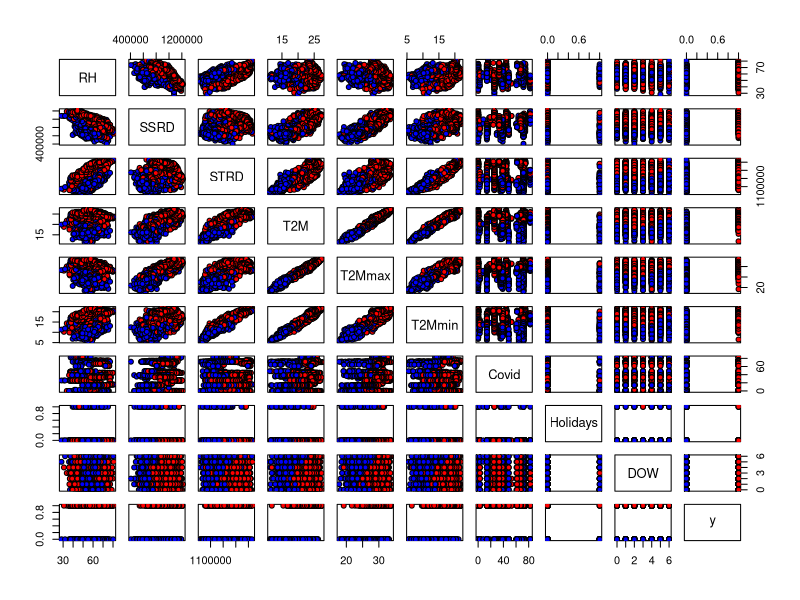
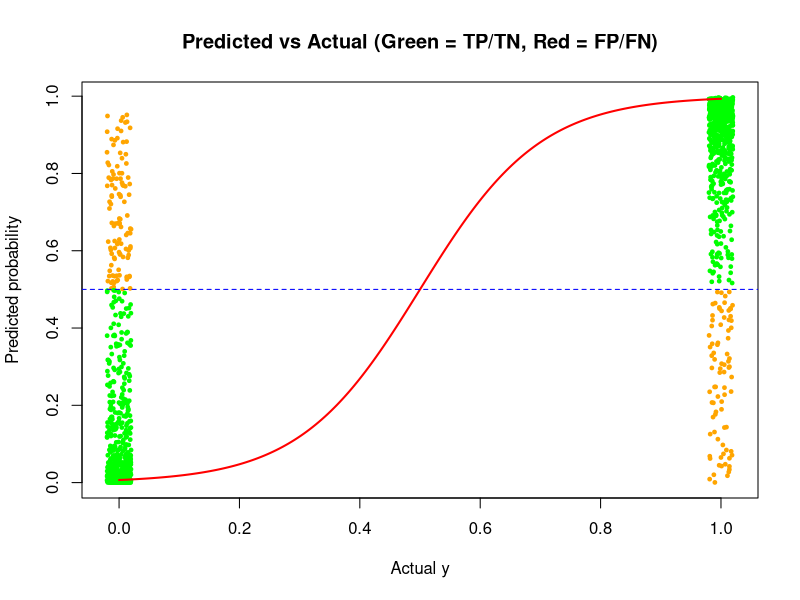
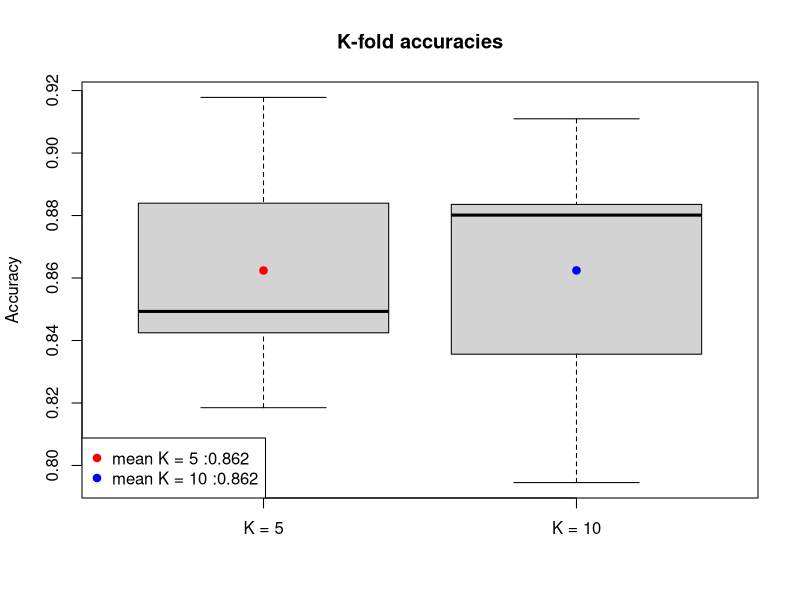
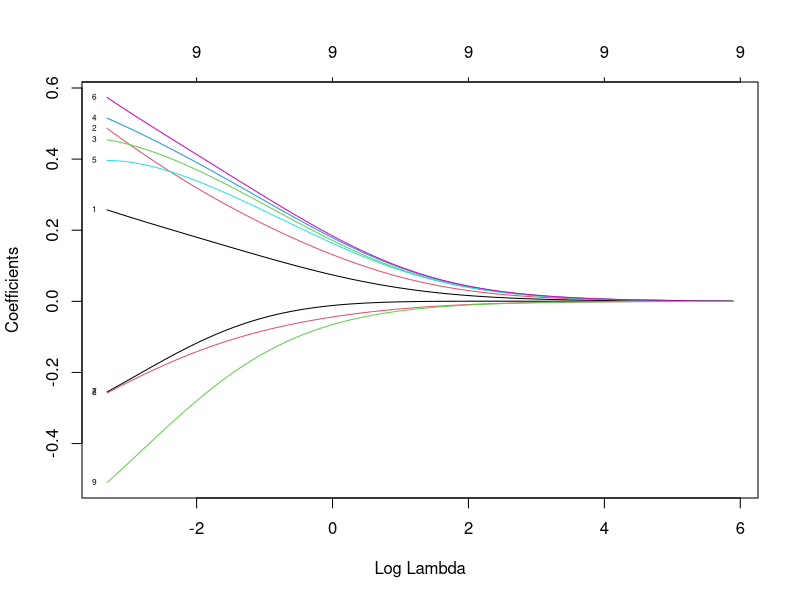
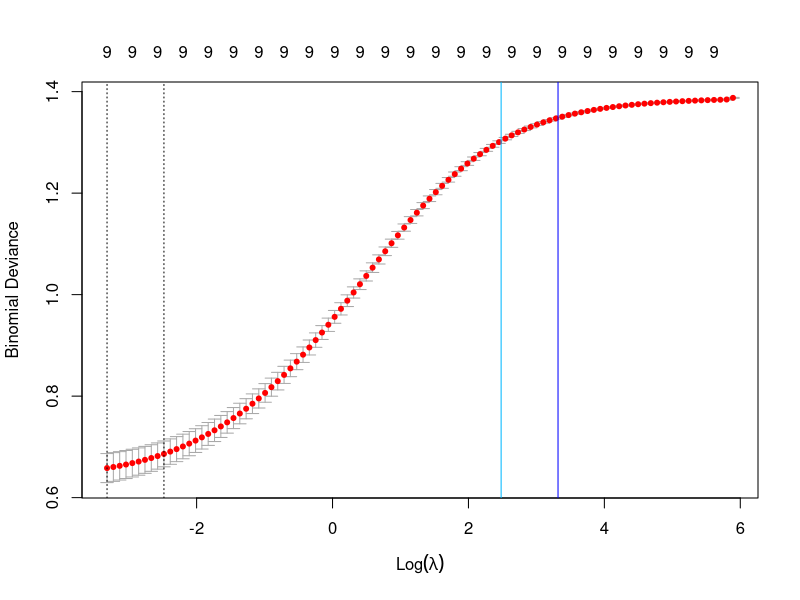
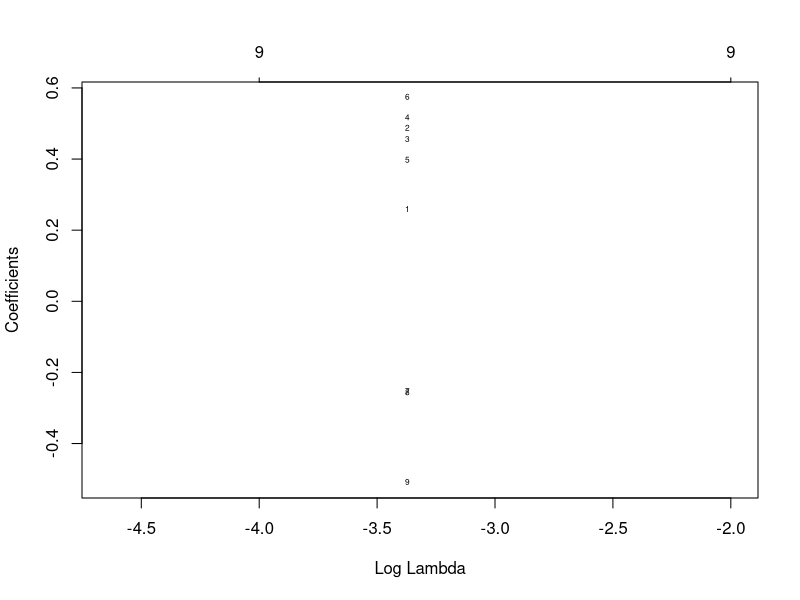
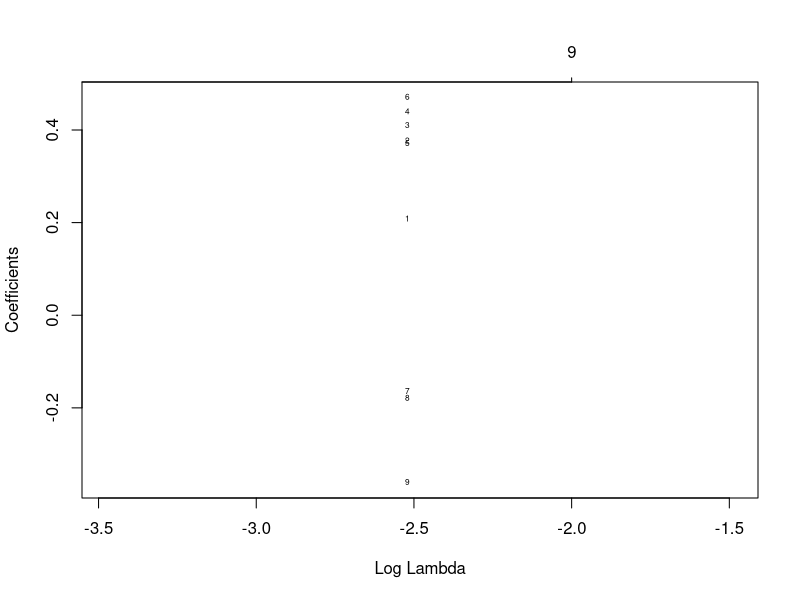
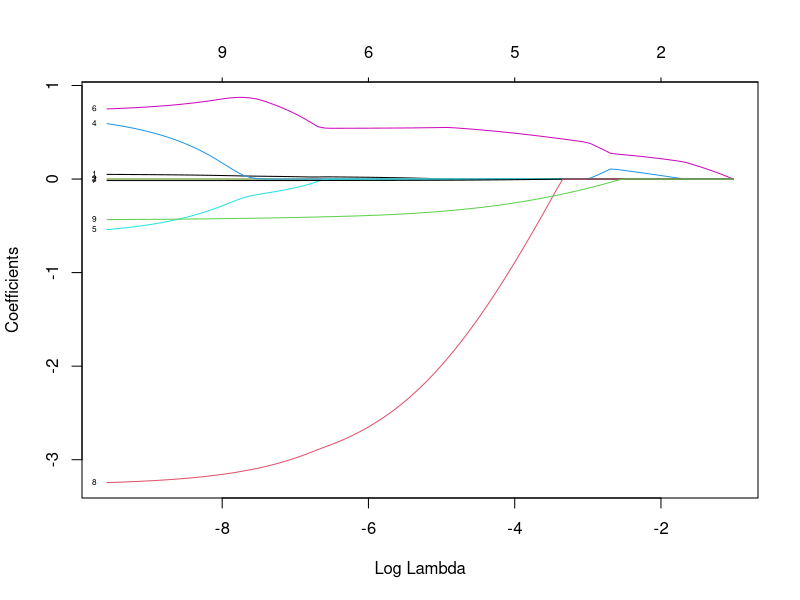

Write R code to recreate these figures, in order.
## ---- chunk 1
rm(list = ls())
graphics.off()
## ---- chunk 2
library(glmnet)
tab <- read.csv(file = "Mexico_data.csv", header = TRUE, sep = ",")
## ---- chunk 3
median_total <- median(tab$Total)
y <- as.numeric(tab$Total > median_total)
tab$y <- y
x <- as.matrix(tab[, -which(names(tab) %in% c("Total", "TOY", "y", "X0"))])
## ---- chunk 4
head(tab, 10)
head(x, 10)
head(y, 10)
## ---- chunk 5
vars_pairs <- tab[, -c(1, which(names(tab) %in% c("Total", "TOY", "X0")))]

colors <- ifelse(tab$y == 1, "red", "blue")
pairs(vars_pairs, pch = 21, bg = colors)
## ---- chunk 6
res <- glm(y ~ . - TOY - X0 - Total, data = tab, family = binomial)
summary(res)
## ---- chunk 7
coeffs_data <- res$coefficients
coeffs_data <- coeffs_data[names(coeffs_data) != "(Intercept)"]

coeff_pos <- coeffs_data[coeffs_data > 0]
coeff_neg <- coeffs_data[coeffs_data < 0]

coeff_pos_sorted <- sort(coeff_pos)
coeff_neg_sorted <- sort(coeff_neg, decreasing = TRUE)
## ---- chunk 8
coeff_pos_sorted
## ---- chunk 9
coeff_neg_sorted
## ---- chunk 10
pred_link <- predict.glm(res, type = "link")
pred_resp <- predict.glm(res, type = "response")
## ---- chunk 11
# Convert probabilities to predicted class
# with 0 being below the median and 1 above
pred_class <- ifelse(pred_resp >= 0.5, 1, 0)

point_colors <- ifelse(
  pred_class == y,
  "green", # True positives / True negatives
  "orange" # False positives / False negatives
)


plot(
  y + runif(length(y), -0.02, 0.02),
  pred_resp,
  xlab = "Actual y",
  ylab = "Predicted probability",
  main = "Predicted vs Actual (Green = TP/TN, Red = FP/FN)",
  col = point_colors,
  pch = 19,
  cex = 0.5
)

x_log <- seq(0, 1, length.out = 200)
y_log <- 1 / (1 + exp(-10 * (x_log - 0.5)))
lines(x_log, y_log, col = "red", lwd = 2)
abline(h = 0.5, col = "blue", lty = 2)
## ---- chunk 12
pred_resp <- predict(res, type = "response")
y_pred <- ifelse(pred_resp > 0.5, 1, 0)
cm <- table(Predicted = y_pred, Actual = tab$y)
cm

tp <- cm[2, 2]
tn <- cm[1, 1]
fp <- cm[2, 1]
fn <- cm[1, 2]

accuracy <- (tp + tn) / sum(cm)
false_positive_rate <- fp / sum(cm)
false_negative_rate <- fn / sum(cm)
## ---- chunk 13
accuracy
## ---- chunk 14
false_positive_rate
## ---- chunk 15
false_negative_rate
## ---- chunk 16
cv_perf <- function(data, kk = 5) {
  n <- nrow(data)
  folds <- sample(rep(1:kk, length.out = n))
  perf <- numeric(kk)
  for (k in 1:kk) {
    train <- data[folds != k, ]
    test  <- data[folds == k, ]
    fit <- glm(y ~ ., data = train, family = binomial)
    p <- predict(fit, newdata = test, type = "response")
    pred <- ifelse(p >= 0.5, 1, 0) # Convert to 0 and 1
    perf[k] <- mean(pred == test$y)
  }
  perf
}
## ---- chunk 17
input <- tab[, -c(1, which(names(tab) %in% c("Total", "TOY", "X0")))]
acc5  <- cv_perf(input, kk = 5)
acc10 <- cv_perf(input, kk = 10)
## ---- chunk 18
acc5
## ---- chunk 19
acc10
## ---- chunk 20
boxplot(acc5, acc10, names = c("K = 5", "K = 10"),
        ylab = "Accuracy", main = "K-fold accuracies")
points(1:2, c(mean(acc5), mean(acc10)), col = c("red", "blue"), pch = 19)
legend("bottomleft", legend = c(paste0("mean K = 5 :", round(mean(acc5), 3)),
                                paste0("mean K = 10 :", round(mean(acc10), 3))),
       pch = 19, col = c("red", "blue"))
## ---- chunk 21
resfor <- step(res, direction = "forward")
resfor
## ---- chunk 22
resback <- step(res, direction = "backward")
resback
## ---- chunk 23
resstep <- step(res, direction = "both")
resstep
## ---- chunk 24
split <- sample(c(TRUE, FALSE), nrow(tab), replace = TRUE, prob = c(0.8, 0.2))
train_tab <- tab[split, ]
test_tab <- tab[!split, ]

x_train <- as.matrix(train_tab[, -c(1, which(names(tab) %in%
                                               c("Total", "TOY", "X0", "y")))])
x_train_s <- scale(x_train)
y_train <- as.numeric(train_tab$y)
y_train_matrix <- matrix(y_train, length(y_train), 1)

rm <- glmnet(x_train_s, y_train_matrix, alpha = 0, family = "binomial")
plot(rm, xvar = "lambda", label = TRUE)
## ---- chunk 25
cv_ridge <- cv.glmnet(
  x_train_s,
  y_train_matrix,
  alpha = 0,
  family = "binomial",
  grouped = FALSE,
  n_folds = 10
)
cv_ridge$lambda.min
cv_ridge$lambda.1se
## ---- chunk 26
plot(cv_ridge)
abline(v = -log(cv_ridge$lambda.min), col = "blue")
abline(v = -log(cv_ridge$lambda.1se), col = "#00b7ff")
## ---- chunk 27
ridge_min <- glmnet(
  x_train_s,
  y_train_matrix,
  alpha = 0,
  family = "binomial",
  lambda = cv_ridge$lambda.min
)
plot(ridge_min, xvar = "lambda", label = TRUE)

ridge_1se <- glmnet(
  x_train_s,
  y_train_matrix,
  alpha = 0,
  family = "binomial",
  lambda = cv_ridge$lambda.1se
)
plot(ridge_1se, xvar = "lambda", label = TRUE)
## ---- chunk 28
coef_ridge_min <- coef(ridge_min, s = cv_ridge$lambda.min)
coef_ridge_min_vec <- as.numeric(coef_ridge_min)
names(coef_ridge_min_vec) <- rownames(coef_ridge_min)
important_vars_ridge_min <- sort(abs(coef_ridge_min_vec), decreasing = TRUE)
head(important_vars_ridge_min, 5)
## ---- chunk 29
coef_ridge_1se <- coef(ridge_1se, s = cv_ridge$lambda.1se)
coef_ridge_1se_vec <- as.numeric(coef_ridge_1se)
names(coef_ridge_1se_vec) <- rownames(coef_ridge_1se)
important_vars_ridge_1se <- sort(abs(coef_ridge_1se_vec), decreasing = TRUE)
head(important_vars_ridge_1se, 5)
## ---- chunk 30
lam <- glmnet(x_train, y_train, alpha = 1, family = "binomial")
plot(lam, xvar = "lambda", label = TRUE)
## ---- chunk 31
cv_lasso <- cv.glmnet(
  x_train,
  y_train,
  alpha = 1,
  family = "binomial",
  grouped = FALSE
)
## ---- chunk 32
cv_lasso$lambda.min
## ---- chunk 33
print(cv_lasso$lambda.1se)
## ---- chunk 34
plot(cv_lasso)
## ---- chunk 35
lasso_min <- glmnet(
  x_train,
  y_train,
  alpha = 1,
  family = "binomial",
  lambda = cv_lasso$lambda.min
)

lasso_1se <- glmnet(
  x_train,
  y_train,
  alpha = 1,
  family = "binomial",
  lambda = cv_lasso$lambda.1se
)
## ---- chunk 36
coef_lasso_min <- coef(lasso_min, s = cv_lasso$lambda.min)
coef_lasso_min_vec <- as.numeric(coef_lasso_min)
names(coef_lasso_min_vec) <- rownames(coef_lasso_min)
important_vars_lasso_min <- sort(abs(coef_lasso_min_vec), decreasing = TRUE)
head(important_vars_lasso_min, 10)

## ---- chunk 37
coef_lasso_1se <- coef(lasso_1se, s = cv_lasso$lambda.1se)
coef_lasso_1se_vec <- as.numeric(coef_lasso_1se)
names(coef_lasso_1se_vec) <- rownames(coef_lasso_1se)
important_vars_lasso_1se <- sort(abs(coef_lasso_1se_vec), decreasing = TRUE)
head(important_vars_lasso_1se, 10)
